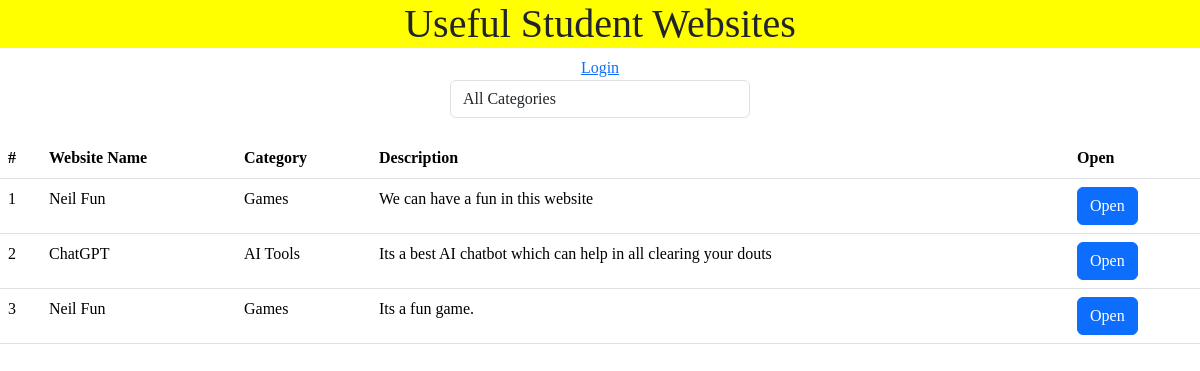
The page / on the database its author committed.
### app/models.py (models this page shows, shortened)
class AI_Links(models.Model):
    category = models.CharField(max_length=100)
    website_name = models.CharField(max_length=200)
    website_link = models.URLField(blank=True,null=True)
    description = models.TextField(blank=True,null=True)

### app/views.py (the view)
# urls.py: path('', views.Index, name='home'),
def Index(request):
    category = request.GET.get('category')
    if category:
        data = AI_Links.objects.filter(category=category)
    else:
        data = AI_Links.objects.all()
    categories = AI_Links.objects.values_list('category', flat=True).distinct()
    return render(request, 'app/index.html', {
        'data': data,
        'categories': categories
    })

### app/templates/app/index.html (shortened to what this page needs)
<!DOCTYPE html>
<html lang="en">
{% load static %}
<head>
    <link href="https://cdn.jsdelivr.net/npm/bootstrap@5.3.3/dist/css/bootstrap.min.css" rel="stylesheet">
    <link rel="stylesheet" href="{% static 'style.css' %}">
</head>
<body>
    <h1
        style="text-align: center; font-family: Cambria, Cochin, Georgia, Times, 'Times New Roman', serif; background-color: yellow;">
        Useful Student Websites</h1>
    <center>
        {% if user.is_authenticated %}
        <div class="top container-fluid">
            <div class="row align-items-center text-center text-md-start">
                <div class="col-12 col-md-6">
                    <h4 class="mb-2 mb-md-0 ">Welcome {{ user.username }}</h4>
                </div>
                <div class="col-12 col-md-6 text-md-end">
                    <a href="{% url 'Form' %}" class="btn btn-success me-2 mb-2 mb-md-0">Add New Link</a>
                    <form action="{% url 'logout' %}" method="post" style="display:inline;">
                        {% csrf_token %}
                        <button type="submit" class="btn btn-danger">Logout</button>
                    </form>
                </div>
            </div>
        </div>
            {% else %}
            <a href="{% url 'login' %}">Login</a>
            {% endif %}
        <form method="get" style="width: 300px; margin-bottom: 20px;">
            <select name="category" class="form-control" onchange="this.form.submit()">
                <option value="">All Categories</option>
            </select>
        </form>
        <table class="table">
            <thead>
                <tr>
                    <th>#</th>
                    <th>Website Name</th>
                    <th>Category</th>
                    <th>Description</th>
                    <th>Open</th>
                </tr>
            </thead>
            <tbody>
                {% for i in data %}
                <tr>
                    <td>{{ forloop.counter }}</td>
                    <td>{{ i.website_name }}</td>
                    <td>{{ i.category }}</td>
                    <td>{{ i.description }}</td>
                    <td><a href="{{ i.website_link }}" target="_blank" class="btn btn-primary">Open</a></td>
                </tr>
                {% endfor %}
            </tbody>
        </table>
    </center>
</body>
</html>

### app/static/style.css (style rules this page uses)
* { margin: 0; font-family: 'Times New Roman', Times, serif; }

### rows shown on the page
AI_Links: website_name "Neil Fun", category "Games", description "We can have a fun in this website"
AI_Links: website_name "ChatGPT", category "AI Tools", description "Its a best AI chatbot which can help in all clearing your douts"
AI_Links: website_name "Neil Fun", category "Games", description "Its a fun game."
